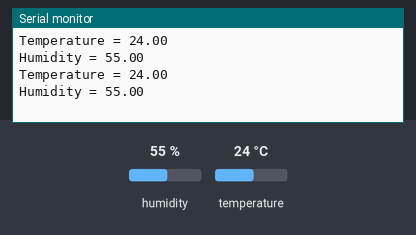
Simulated run of this sketch. Board: Arduino Uno, built with avr-gcc and run on an emulated ATmega328P. Parts: the last lines printed to the serial monitor. Inputs (shaded band) come from the test bench; at power-on: humidity 55 %, temperature 24 °C.

Above: at 4.8 s.
4.9 s: humidity set to 22 %
At 9.2 s:
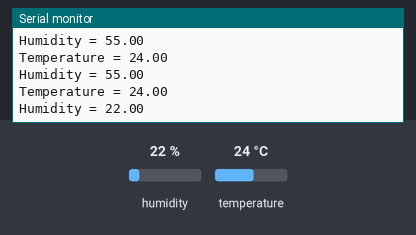
9.9 s: temperature set to 12 °C
At 13.2 s:
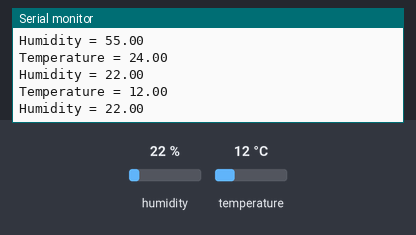
14.9 s: humidity set to 40 %
At 17.1 s:
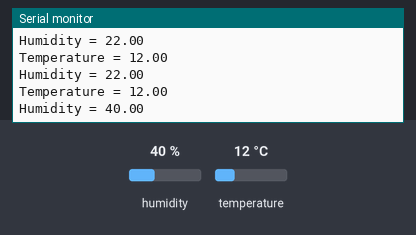
Timing chart, 0 to 18.6 s (numbered marks = the images above; inputs shaded):
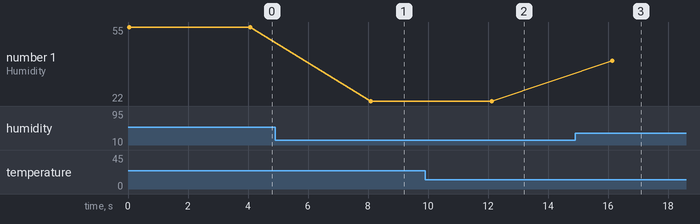

The sketch:

09_Temperature_Sensor.ino
```cpp
/**
 * Tinkerers' Laboratory IIT Hyderabad
 *
 * Tinker Tech Camp
 * Mechatronics Edition
 * 14 Feb 2026 - 15 Feb 2026
 *
 * Exercise 09: Temperature Sensor
 *
 */


#include <dht.h>
//Header file for DHT sensor library, which provides functions to read temperature and humidity from DHT sensors
dht DHT;

int sensor_pin = 7;
//pin attached to sensor data pin, which will be used to read the sensor values

void setup(){
  Serial.begin(9600);
}

void loop()
{
  //to get the temperature and humidity values, we call the read11 function of the DHT library
  //it reads from a DHT11 sensor
  //the function returns a status code that indicates whether the reading was successful or if there was an error (like checksum failure or timeout).
  //after reading, we print the temperature and humidity values to the Serial Monitor
  //we add a delay of 4 seconds before the next reading to avoid flooding the Serial Monitor with data
  //DHT sensors have a recommended reading interval of 2-5 seconds.

  int chk = DHT.read11(sensor_pin);
  Serial.print("Temperature = ");
  Serial.print(DHT.temperature);
   Serial.println();

  Serial.print("Humidity = ");
  Serial.print(DHT.humidity);
   Serial.println();
   Serial.println();
  delay(4000);
}
```

Measured:
- after the input at 4.9 s, the serial monitor: prints a new line after 3.2 s (image 1)
- after the input at 9.9 s, the serial monitor: prints a new line after 2.2 s (image 2)
- after the input at 14.9 s, the serial monitor: prints a new line after 1.2 s (image 3)
- plotted number 1: 55 → 22 after the input at 4.9 s, 22 → 40 after the input at 14.9 s
